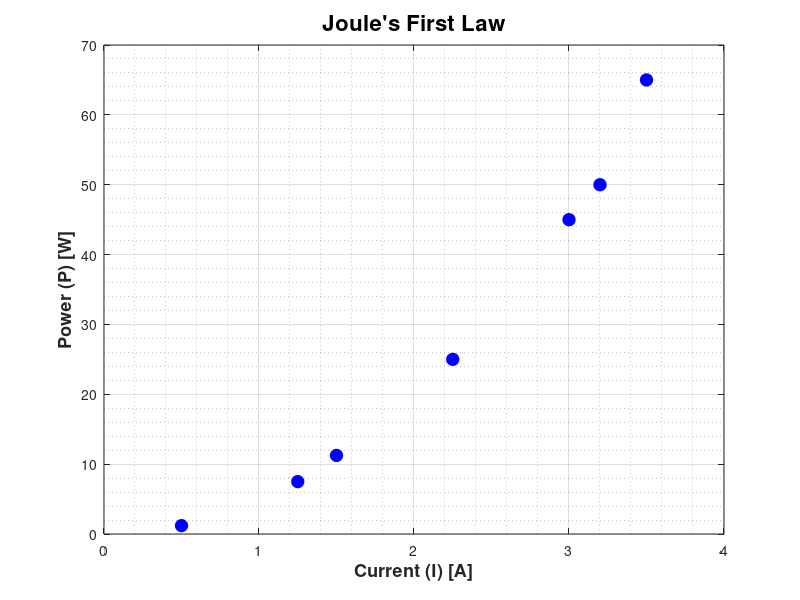

Write the MATLAB code that produced this figure.
%{
    Chris Jakins 1000802309
    4/7/2017

    ICA 18-15

    Problem Summary: plot the experimental data
    Input:  Current vector [A]
            Power vector [W]
%}

clear
clc
close all

% INPUTS
current = [.5 1.25 1.5 2.25 3.0 3.2 3.5]; % [A]
power = [1.2 7.5 11.25 25.0 45.0 50.0 65.0]; % [W]

figure('color', 'white')
plot(current, power, 'o b', 'MarkerSize', 9, 'MarkerFaceColor', 'b');
grid
grid minor
axis([0 4 0 70])
xlabel('Current (I) [A]', 'FontWeight', 'bold', 'FontSize', 13);
ylabel('Power (P) [W]', 'FontWeight', 'bold', 'FontSize', 13);
title('Joule''s First Law', 'FontSize', 16);